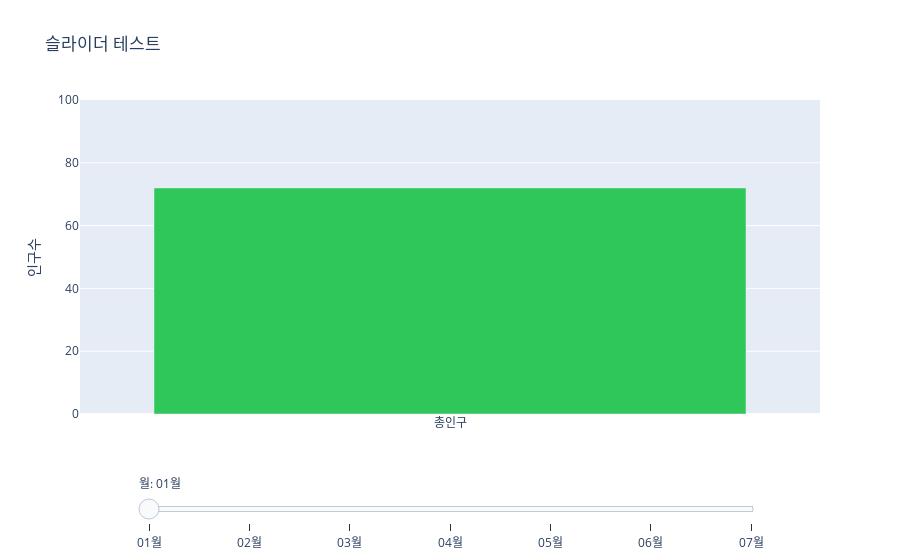

The code cell stored with this chart in its notebook:
### Code cell
# 월별 슬라이더의 프레임을 구성하기 위해 각 월에 대한 트레이스 준비
# 슬라이더의 각 스텝과 프레임 이름을 매칭 하기 위한 월 라벨 목록
frames = []
for M in MONTH:
    row = df.loc[df['월'] == M].iloc[0]
    frames.append(go.Frame(
        name = M,          # 프레임 고유 이름, 슬라이더 step의 첫번째 요소와 동일한 값이어야 함
        data = [           # 프레임에서 표현할 트레이스,
            go.Bar(x = ['총인구'], y = [row['총인구']]),
            go.Bar(x = ['남자'],  y = [row['남자']]),
            go.Bar(x = ['여자'],  y = [row['여자']]),
        ]
    ))

# 초기 상태 설정(1월만 보이게)
init_row = df.iloc[0]

# 전체 트레이스 컨테이너, 초기 data, frames, layout 할당
fig = go.Figure(
    data = [
        go.Bar(x = ['총인구'], y = [init_row['총인구']], name = '총인구', visible = True, marker = {'color' : '#30C75A'},),
        go.Bar(x = ['남자'], y = [init_row['남자']], name = '남자', visible = False, marker = {'color' : '#3148C7'},),
        go.Bar(x = ['여자'], y = [init_row['여자']], name = '여자', visible = False, marker = {'color' : '#D63626'},),
    ],
    frames = frames
)

# 슬라이더(월 이동)
sliders = [{
    'active' : 0,                 # 처음 선택할 step의 인덱스
    'x' : 0.08, 'y' : -0.12,      # 하단 배치
    'len' : 0.84,                 # 슬라이더 길이
    'currentvalue' : {            # 현재 값 표시 영역, prefix/suffix : 값의 앞/뒤에 이어 붙일 문장 작성
        'prefix' : '월: '
    },
    'steps' : [{                  # 슬라이더의 각 칸을 의미하는 리스트[{step1}, {step2}, ...]
        'method' : 'animate',     # 실행할 동작
        'args' : [          # 각 step의 세부 설정
            [M],            # 재생할 프레임 목록, 이름이 M인 프레임으로 전환, [None]으로 할당시 순서대로 재생
            {
                 'mode' : 'immediate',
                 'frame' : {'duration' : 0, 'redraw' : True}, # duration : 프레임간격(밀리초, 1000 == 1초), redraw : 매번 전체 트레이스 다시
                                                                                                           #  False일 경우 변한 부분만 다시
            }
        ],
        'label' : M
    } for M in MONTH]
}]

fig.update_layout(
    title = '슬라이더 테스트',
    sliders = sliders,
    yaxis_title = '인구수',
    yaxis = {'range' : [0, 100]}
)
fig.show()

### Figure 1 — Plotly figure (JSON) as saved in the notebook; plotly's stock layout.template omitted (floating-point values rounded to 4 significant figures)
{"data": [{"marker": {"color": "#30C75A"}, "name": "총인구", "type": "bar", "visible": true, "x": ["총인구"], "y": [72]}, {"marker": {"color": "#3148C7"}, "name": "남자", "type": "bar", "visible": false, "x": ["남자"], "y": [64]}, {"marker": {"color": "#D63626"}, "name": "여자", "type": "bar", "visible": false, "x": ["여자"], "y": [8]}], "layout": {"sliders": [{"active": 0, "currentvalue": {"prefix": "월: "}, "len": 0.84, "steps": [{"args": [["01월"], {"frame": {"duration": 0, "redraw": true}, "mode": "immediate"}], "label": "01월", "method": "animate"}, {"args": [["02월"], {"frame": {"duration": 0, "redraw": true}, "mode": "immediate"}], "label": "02월", "method": "animate"}, {"args": [["03월"], {"frame": {"duration": 0, "redraw": true}, "mode": "immediate"}], "label": "03월", "method": "animate"}, {"args": [["04월"], {"frame": {"duration": 0, "redraw": true}, "mode": "immediate"}], "label": "04월", "method": "animate"}, {"args": [["05월"], {"frame": {"duration": 0, "redraw": true}, "mode": "immediate"}], "label": "05월", "method": "animate"}, {"args": [["06월"], {"frame": {"duration": 0, "redraw": true}, "mode": "immediate"}], "label": "06월", "method": "animate"}, {"args": [["07월"], {"frame": {"duration": 0, "redraw": true}, "mode": "immediate"}], "label": "07월", "method": "animate"}], "x": 0.08, "y": -0.12}], "title": {"text": "슬라이더 테스트"}, "yaxis": {"range": [0, 100], "title": {"text": "인구수"}}}}
